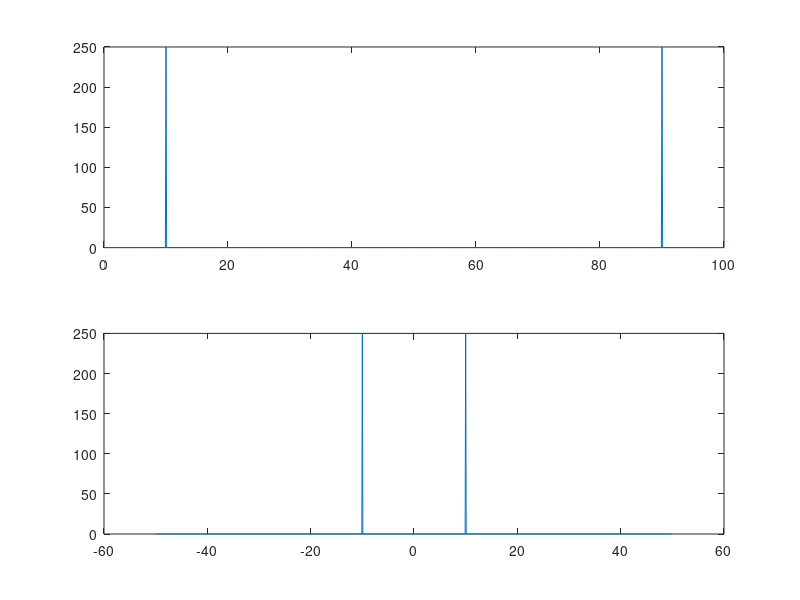

This figure's MATLAB source: (Note: this script raises an error after producing the figure.)
close all; clear all;
fs = 100;               % sampling frequency
t = 0:(1/fs):(10-1/fs); % time vector
S = cos(2*pi*10*t);
n = length(S);
X = fft(S);
f = (0:n-1)*(fs/n);     %frequency range
power = abs(X).^2/n;    %power
figure; subplot(2,1,1); plot(f,power)

Y = fftshift(X);
fshift = (-n/2:n/2-1)*(fs/n); % zero-centered frequency range
powershift = abs(Y).^2/n;     % zero-centered power
subplot(2,1,2); plot(fshift,powershift)

%% Wavelet QMF
% Load scaling filter associated with an orthogonal wavelet. 
wtype = 'db10';
[low_d,high_d,low_r,high_r] = wfilters(wtype);

db = dbwavf(wtype);
subplot(321); stem(db); title(sprintf('%s low-pass filter', wtype));

% Compute the quadrature mirror filter. 
qmfdb = qmf(db); 
subplot(322); stem(qmfdb); title(sprintf('QMF %s filter', wtype));

% Check for frequency condition (necessary for orthogonality):
% abs(fft(filter))^2 + abs(fft(qmf(filter))^2 = 1 at each 
% frequency. 
m = fft(db); 
mt = fft(qmfdb); 
freq = [1:length(db)]/length(db); 
subplot(323); plot(freq,abs(m)); 
title(sprintf('Transfer modulus of %s', wtype))
subplot(324); plot(freq,abs(mt)); 
title(sprintf('Transfer modulus of QMF %s', wtype))
subplot(325); plot(freq,abs(m).^2 + abs(mt).^2); 
title(sprintf('Check QMF condition for %s and QMF %s', wtype, wtype)) 
xlabel(sprintf(' abs(fft(%s))^2 + abs(fft(qmf(%s))^2 = 1', wtype, wtype))
axis([0 1 0 2])

% Editing some graphical properties,
% the following figure is generated.

% Check for orthonormality. 
df = [db;qmfdb]*sqrt(2); 
id = df*df'